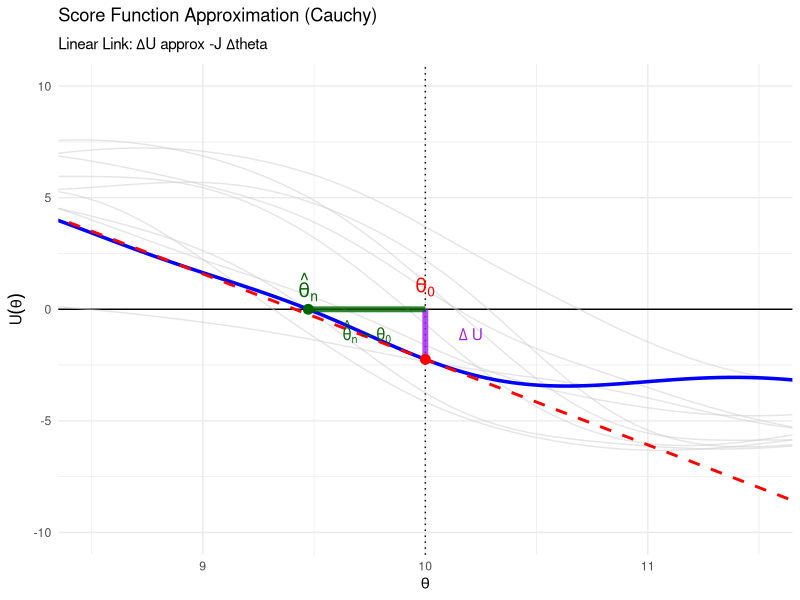

This chart was generated by the following R code:
## ---- chunk 1
#| label: fig-score-approx
#| fig-cap: "Linear Approximation of the Score Function: The vertical purple segment represents the Score at the true parameter ($\\Delta U$), while the horizontal green segment shows the estimation error ($\\hat{\\theta}_n - \\theta_0$). The red dashed line indicates the linear approximation ($-J(\\theta_0)$)."
#| warning: false
#| message: false

library(ggplot2)
library(dplyr)

# --- 1. Settings and Data Generation (Cauchy) ---
set.seed(42)
n_sim <- 10
n_obs <- 10
theta_0 <- 10 
gamma <- 1    

# Generate Datasets
datasets <- matrix(rcauchy(n_sim * n_obs, location = theta_0, scale = gamma), 
                   nrow = n_sim, ncol = n_obs)

# Define Score and Hessian Functions
score_cauchy <- function(y, theta) {
  sum( (2 * (y - theta)) / (1 + (y - theta)^2) )
}
hessian_cauchy <- function(y, theta) {
  u <- y - theta
  sum( (2 * (u^2 - 1)) / (1 + u^2)^2 )
}

# --- 2. Analyze Main Dataset ---
y_main <- datasets[1, ]
# Find MLE numerically
mle_res <- optimize(function(th) sum(dcauchy(y_main, location = th, log = TRUE)),
                    interval = c(theta_0 - 5, theta_0 + 5), maximum = TRUE)
theta_hat <- mle_res$maximum

# Calculate Geometry at theta_0
u_true <- score_cauchy(y_main, theta_0)
slope_true <- hessian_cauchy(y_main, theta_0)

# --- 3. Prepare Plot Data ---
theta_seq <- seq(8, 12, length.out = 300)

# Curves Data
plot_data <- data.frame()
for(i in 1:n_sim) {
  y_curr <- datasets[i, ]
  u_vals <- sapply(theta_seq, function(th) score_cauchy(y_curr, th))
  plot_data <- rbind(plot_data, data.frame(theta = theta_seq, U = u_vals, sim_id = as.factor(i), is_main = (i == 1)))
}

# Linear Approximation Data (Tangent Line)
tangent_data <- data.frame(
  theta = theta_seq,
  U_lin = u_true + slope_true * (theta_seq - theta_0)
)

# --- 4. Plotting ---
ggplot() +
  # Axes Reference
  geom_hline(yintercept = 0, color = "black", size = 0.5) +
  geom_vline(xintercept = theta_0, color = "black", linetype = "dotted") +
  
  # A. Background Curves (Grey)
  geom_line(data = subset(plot_data, !is_main), 
            aes(x = theta, y = U, group = sim_id), 
            color = "grey80", alpha = 0.5) +
  
  # B. Main Curve (Blue) & Tangent (Red Dashed)
  geom_line(data = subset(plot_data, is_main), aes(x = theta, y = U), 
            color = "blue", size = 1.2) +
  geom_line(data = tangent_data, aes(x = theta, y = U_lin), 
            color = "red", linetype = "dashed", size = 1) +
  
  # C. THICK SEGMENTS for Delta U and Delta Theta
  # Vertical Segment (Delta U): From axis to curve at theta_0
  # Color: Purple
  annotate("segment", x = theta_0, xend = theta_0, y = 0, yend = u_true,
           color = "purple", size = 2, alpha = 0.8) +
  
  # Horizontal Segment (Delta Theta): From theta_0 to theta_hat along the axis
  # Color: Dark Green
  annotate("segment", x = theta_0, xend = theta_hat, y = 0, yend = 0,
           color = "darkgreen", size = 2, alpha = 0.8) +
  
  # D. Points
  geom_point(aes(x = theta_0, y = u_true), color = "red", size = 3) +
  geom_point(aes(x = theta_hat, y = 0), color = "darkgreen", size = 3) +
  
  # E. Labels (Delta labels)
  annotate("text", x = theta_0 + 0.15, y = u_true / 2, 
           label = "Delta~U", parse = TRUE, color = "purple", fontface = "bold", hjust = 0) +
  
  annotate("text", x = (theta_0 + theta_hat)/2, y = -1.0, 
           label = "hat(theta)[n] - theta[0]", parse = TRUE, color = "darkgreen", fontface = "bold") +
  
  # F. Parameter Labels (Revised Position)
  annotate("text", x = theta_hat, y = 1, label = "hat(theta)[n]", parse = TRUE, color = "darkgreen", size = 5) +
  annotate("text", x = theta_0, y = 1, label = "theta[0]", parse = TRUE, color = "red", size = 5) +

  # G. Styling
  coord_cartesian(ylim = c(-10, 10), xlim = c(8.5, 11.5)) +
  labs(title = expression(paste("Score Function Approximation (Cauchy)")),
       subtitle = expression(paste("Linear Link: ", Delta, "U ", approx, " -J ", Delta, "theta")),
       x = expression(theta), y = expression(U(theta))) +
  theme_minimal()
